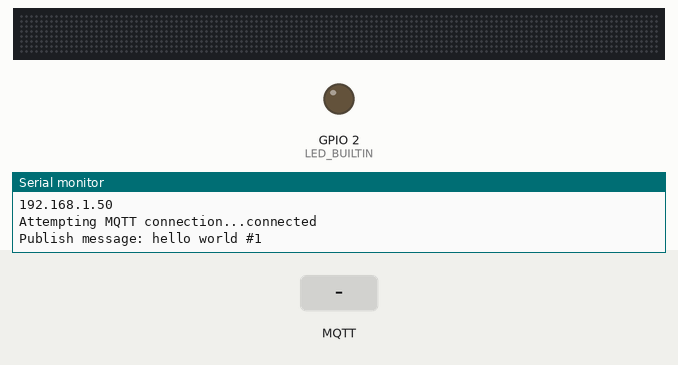
Recording of a program running on a simulated ESP32. Shown: 128×8 RGB LED matrix (first LED top left, wired row by row), output pins drawn as LEDs (lit = HIGH), the last lines printed to the serial monitor. Inputs (shaded band) come from the test bench. Dim RGB values are drawn brighter than linear; WiFi joins after 1.5 s; servers stay silent unless stated; random numbers use the default seed unless the program sets one; no MQTT or app messages arrive unless stated.

Above: at 2.7 s.
2.8 s: MQTT message "v1" arrives on the first subscribed topic
At 2.94 s:
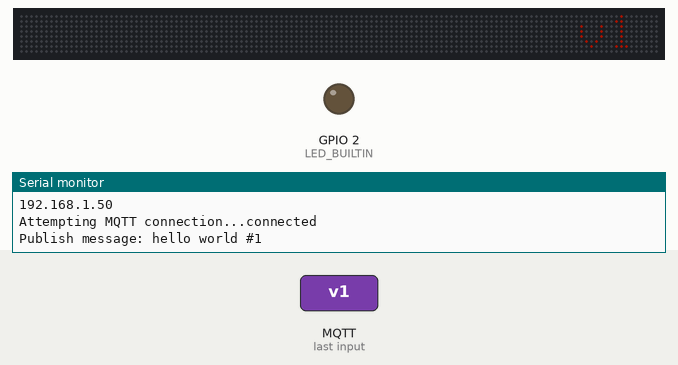
4.6 s: MQTT message "v1" arrives on the second subscribed topic
At 4.73 s:
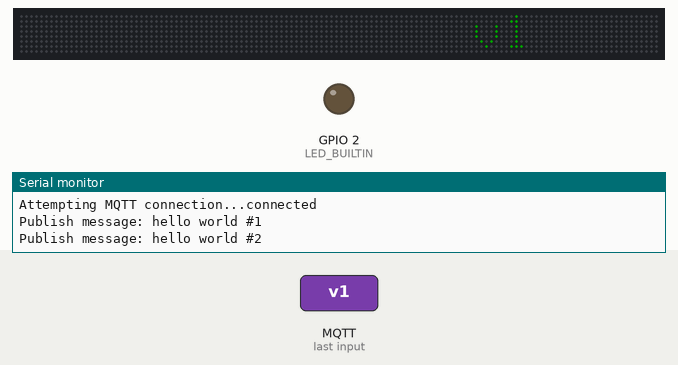

The program:

main.cpp
```cpp
  /*
    // MATRIX DECLARATION:
  // Parameter 1 = width of NeoPixel matrix
  // Parameter 2 = height of matrix
  // Parameter 3 = pin number (most are valid)
  // Parameter 4 = matrix layout flags, add together as needed:
  //   NEO_MATRIX_TOP, NEO_MATRIX_BOTTOM, NEO_MATRIX_LEFT, NEO_MATRIX_RIGHT:
  //     Position of the FIRST LED in the matrix; pick two, e.g.
  //     NEO_MATRIX_TOP + NEO_MATRIX_LEFT for the top-left corner.
  //   NEO_MATRIX_ROWS, NEO_MATRIX_COLUMNS: LEDs are arranged in horizontal
  //     rows or in vertical columns, respectively; pick one or the other.
  //   NEO_MATRIX_PROGRESSIVE, NEO_MATRIX_ZIGZAG: all rows/columns proceed
  //     in the same order, or alternate lines reverse direction; pick one.
  //   See example below for these values in action.
  // Parameter 5 = pixel type flags, add together as needed:
  //   NEO_KHZ800  800 KHz bitstream (most NeoPixel products w/WS2812 LEDs)
  //   NEO_KHZ400  400 KHz (classic 'v1' (not v2) FLORA pixels, WS2811 drivers)
  //   NEO_GRB     Pixels are wired for GRB bitstream (most NeoPixel products)
  //   NEO_GRBW    Pixels are wired for GRBW bitstream (RGB+W NeoPixel products)
  //   NEO_RGB     Pixels are wired for RGB bitstream (v1 FLORA pixels, not v2)


  // Example for NeoPixel Shield.  In this application we'd like to use it
  // as a 5x8 tall matrix, with the USB port positioned at the top of the
  // Arduino.  When held that way, the first pixel is at the top right, and
  // lines are arranged in columns, progressive order.  The shield uses
  // 800 KHz (v2) pixels that expect GRB color data.
  */
  #include <Arduino.h>
  #include <Adafruit_GFX.h>
  #include <Adafruit_NeoMatrix.h>
  #include <Adafruit_NeoPixel.h>
  #include <WiFi.h>
  #include <PubSubClient.h>
  //#include <Fonts/Tiny3x3a2pt7b.h>

  #define WIFI_SSID "mangolaptop"
  #define WIFI_PASS "iotempire"
  const char* mqtt_server = "192.168.14.134";

  WiFiClient espClient;
  PubSubClient client(espClient);
  unsigned long lastMsg = 0;
  #define MSG_BUFFER_SIZE	(50)
  char msg[MSG_BUFFER_SIZE];
  char receivedMsg[MSG_BUFFER_SIZE]; // Buffer to store the received message
  int value = 0;

  #ifndef PSTR
  #define PSTR // Make Arduino Due happy
  #endif

  #define PIN 26
  #define CHAR_WIDTH 8 // Define the width of each character in pixels


  Adafruit_NeoMatrix matrix = Adafruit_NeoMatrix(128, 8, PIN,
    NEO_MATRIX_TOP    + NEO_MATRIX_LEFT +
    NEO_MATRIX_COLUMNS + NEO_MATRIX_ZIGZAG,
    NEO_GRB            + NEO_KHZ800);

  uint16_t currentColor = matrix.Color(240, 100, 20); // Default color (orange)
  //const uint16_t colors[] = {
  //  matrix.Color(255, 0, random(0,255)), matrix.Color(0, 255, random(0,255)), matrix.Color(0, 0, random(0,255)) };

  int x    = matrix.width();
  int pass = 0;

  void setup_wifi() {

    delay(10);
    // We start by connecting to a WiFi network
    Serial.println();
    Serial.print("Connecting to ");
    Serial.println(WIFI_SSID);

    WiFi.begin(WIFI_SSID, WIFI_PASS);


    while (WiFi.status() != WL_CONNECTED) {
      delay(500);
      Serial.print("trying to connect to WiFi");
    }

    randomSeed(micros());

    Serial.println("");
    Serial.println("WiFi connected");
    Serial.println("IP address: ");
    Serial.println(WiFi.localIP());
  }

  // Function to parse RGB values from a string in the format "rgb(108, 147, 134)"
  uint16_t parseColor(const char* colorMsg) {
    int r, g, b;
    sscanf(colorMsg, "rgb(%d, %d, %d)", &r, &g, &b);
    return matrix.Color(r, g, b);
  }

  void callback(char* topic, byte* payload, unsigned int length) {
      // Create a temporary buffer to store the payload
    char tempMsg[MSG_BUFFER_SIZE];
    memset(tempMsg, 0, MSG_BUFFER_SIZE); // Clear the buffer
    for (unsigned int i = 0; i < length; i++) {
      tempMsg[i] = (char)payload[i];
    }
    tempMsg[length] = '\0'; // Null-terminate the string

    // Serial.print("Message arrived [");
    // Serial.print(topic);
    // Serial.print("] ");
    // for (int i = 0; i < length; i++) {
    //   Serial.print((char)payload[i]);
    // }
    // Serial.println();

    // Check if the topic is for color change
    if (strcmp(topic, "rgb5") == 0) {
      currentColor = parseColor(tempMsg);
    } else if (strcmp(topic, "panel5") == 0) {
      // Update the receivedMsg buffer only for text messages
      strncpy(receivedMsg, tempMsg, MSG_BUFFER_SIZE);
    }

    // // Switch on the LED if an 1 was received as first character
    // if ((char)payload[0] == '1') {
    //   digitalWrite(BUILTIN_LED, HIGH);   // Turn the LED on (Note that LOW is the voltage level
    //   // but actually the LED is on; this is because
    //   // it is active low on the ESP-01)
    // } else {
    //   digitalWrite(BUILTIN_LED, LOW);  // Turn the LED off by making the voltage HIGH
    // }

  }

  void reconnect() {
    // Loop until we're reconnected
    while (!client.connected()) {
      Serial.print("Attempting MQTT connection...");
      // Create a random client ID
      String clientId = "ESP8266Client-";
      clientId += String(random(0xffff), HEX);
      // Attempt to connect
      if (client.connect(clientId.c_str())) {
        Serial.println("connected");
        // Once connected, publish an announcement...
        client.publish("panel5pub", "panel5");
        // ... and resubscribe
        client.subscribe("panel5");
        client.subscribe("rgb5"); // Subscribe to the colorTopic

      } else {
        Serial.print("failed, rc=");
        Serial.print(client.state());
        Serial.println(" try again in 5 seconds");
        // Wait 5 seconds before retrying
        delay(5000);
      }
    }
  }

  void setup() {
    pinMode(LED_BUILTIN, OUTPUT);
    Serial.begin(115200);
    setup_wifi();
    client.setServer(mqtt_server, 1883);
    client.setCallback(callback);
    client.subscribe("panel5"); // Subscribe to the inTopic
    client.subscribe("rgb5"); // Subscribe to the colorTopic
    matrix.begin();
    matrix.setTextWrap(false);
    matrix.setBrightness(40);
    // matrix.setTextColor(colors[0]);
    matrix.setTextColor(currentColor); // Update the text color
    //matrix.setFont(&Tiny3x3a2pt7b);
  }


  void loop() {

    if (!client.connected()) {
      reconnect();
    }
    client.loop();

    unsigned long now = millis();
    if (now - lastMsg > 2000) {
      lastMsg = now;
      ++value;
      snprintf (msg, MSG_BUFFER_SIZE, "hello world #%ld", value);
      Serial.print("Publish message: ");
      Serial.println(msg);
      client.publish("panel5pub", msg);
    }


    matrix.fillScreen(0);
    matrix.setCursor(x, 0);
  //matrix.print(F("SANA SUN "));
    matrix.print(receivedMsg); // Print the received message
      //  matrix.setTextColor(colors[pass]);
    matrix.setTextColor(currentColor); // Update the text color

      // Calculate the width of the received message in pixels
    int msgWidth = strlen(receivedMsg) * CHAR_WIDTH;

    if(--x < -msgWidth) {
      x = matrix.width();
      if(++pass >= 3) pass = 0;
    }
    matrix.show();
    delay(50);
  }
```

Measured:
- after the input at 2.8 s, the LEDs: first change after 0.08 s (image 1 shows a later state)
